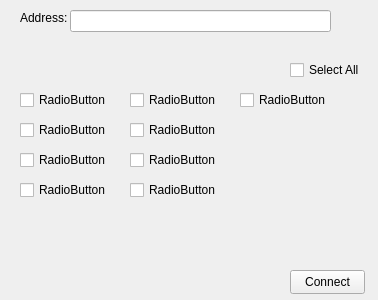
<?xml version="1.0" encoding="UTF-8"?>
<ui version="4.0">
 <class>Form</class>
 <widget class="QWidget" name="Form">
  <property name="geometry">
   <rect>
    <x>0</x>
    <y>0</y>
    <width>378</width>
    <height>300</height>
   </rect>
  </property>
  <property name="windowTitle">
   <string>Form</string>
  </property>
  <widget class="QPushButton" name="pushButton">
   <property name="geometry">
    <rect>
     <x>290</x>
     <y>270</y>
     <width>75</width>
     <height>24</height>
    </rect>
   </property>
   <property name="text">
    <string>Connect</string>
   </property>
  </widget>
  <widget class="QCheckBox" name="checkBox_1">
   <property name="geometry">
    <rect>
     <x>20</x>
     <y>90</y>
     <width>89</width>
     <height>20</height>
    </rect>
   </property>
   <property name="text">
    <string>RadioButton</string>
   </property>
  </widget>
  <widget class="QCheckBox" name="checkBox_2">
   <property name="geometry">
    <rect>
     <x>20</x>
     <y>120</y>
     <width>89</width>
     <height>20</height>
    </rect>
   </property>
   <property name="text">
    <string>RadioButton</string>
   </property>
  </widget>
  <widget class="QCheckBox" name="checkBox_3">
   <property name="geometry">
    <rect>
     <x>20</x>
     <y>150</y>
     <width>89</width>
     <height>20</height>
    </rect>
   </property>
   <property name="text">
    <string>RadioButton</string>
   </property>
  </widget>
  <widget class="QCheckBox" name="checkBox_4">
   <property name="geometry">
    <rect>
     <x>20</x>
     <y>180</y>
     <width>89</width>
     <height>20</height>
    </rect>
   </property>
   <property name="text">
    <string>RadioButton</string>
   </property>
  </widget>
  <widget class="QCheckBox" name="checkBox_5">
   <property name="geometry">
    <rect>
     <x>130</x>
     <y>90</y>
     <width>89</width>
     <height>20</height>
    </rect>
   </property>
   <property name="text">
    <string>RadioButton</string>
   </property>
  </widget>
  <widget class="QCheckBox" name="checkBox_6">
   <property name="geometry">
    <rect>
     <x>130</x>
     <y>120</y>
     <width>89</width>
     <height>20</height>
    </rect>
   </property>
   <property name="text">
    <string>RadioButton</string>
   </property>
  </widget>
  <widget class="QCheckBox" name="checkBox_7">
   <property name="geometry">
    <rect>
     <x>130</x>
     <y>150</y>
     <width>89</width>
     <height>20</height>
    </rect>
   </property>
   <property name="text">
    <string>RadioButton</string>
   </property>
  </widget>
  <widget class="QCheckBox" name="checkBox_8">
   <property name="geometry">
    <rect>
     <x>130</x>
     <y>180</y>
     <width>89</width>
     <height>20</height>
    </rect>
   </property>
   <property name="text">
    <string>RadioButton</string>
   </property>
  </widget>
  <widget class="QCheckBox" name="checkBox_9">
   <property name="geometry">
    <rect>
     <x>240</x>
     <y>90</y>
     <width>89</width>
     <height>20</height>
    </rect>
   </property>
   <property name="text">
    <string>RadioButton</string>
   </property>
  </widget>
  <widget class="QCheckBox" name="checkBox">
   <property name="geometry">
    <rect>
     <x>290</x>
     <y>60</y>
     <width>76</width>
     <height>20</height>
    </rect>
   </property>
   <property name="text">
    <string>Select All</string>
   </property>
  </widget>
  <widget class="QLineEdit" name="lineEdit">
   <property name="geometry">
    <rect>
     <x>70</x>
     <y>10</y>
     <width>261</width>
     <height>22</height>
    </rect>
   </property>
  </widget>
  <widget class="QLabel" name="label">
   <property name="geometry">
    <rect>
     <x>20</x>
     <y>10</y>
     <width>71</width>
     <height>16</height>
    </rect>
   </property>
   <property name="text">
    <string>Address:</string>
   </property>
  </widget>
 </widget>
 <resources/>
 <connections/>
</ui>
